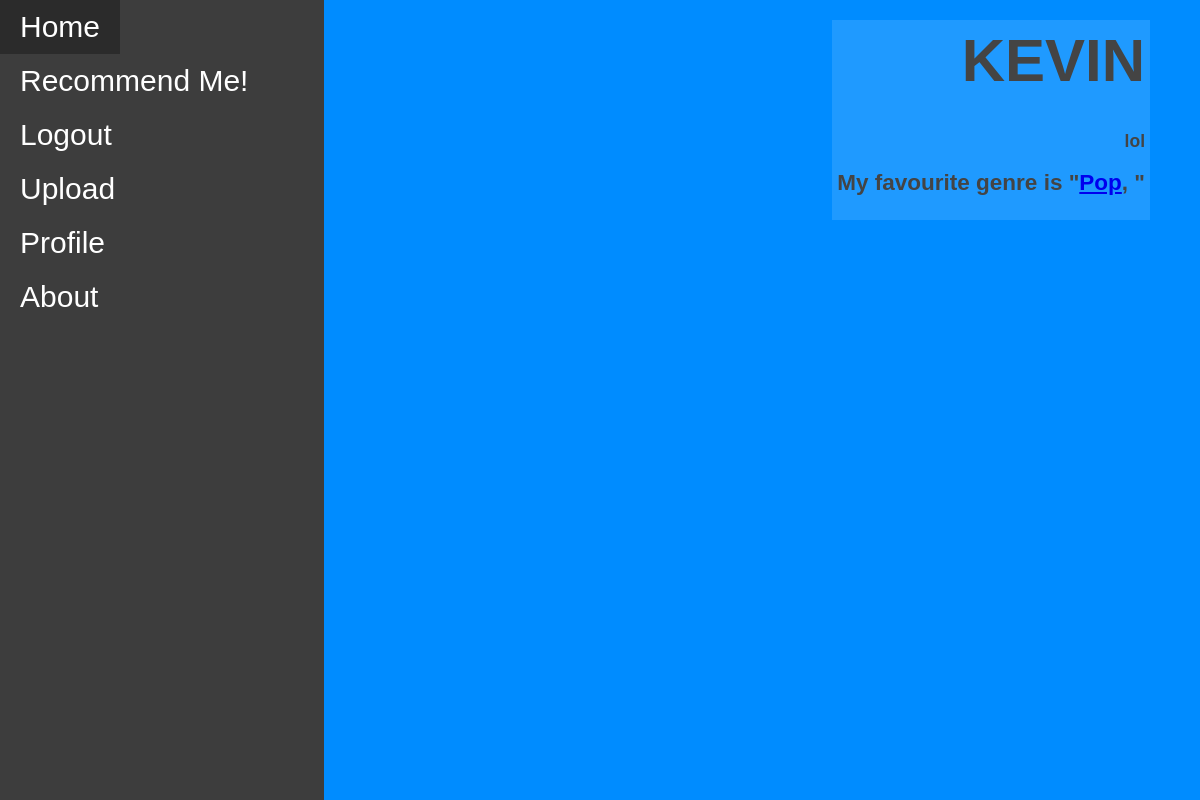
Page /profile/1 (signed in) on the earlier database version.
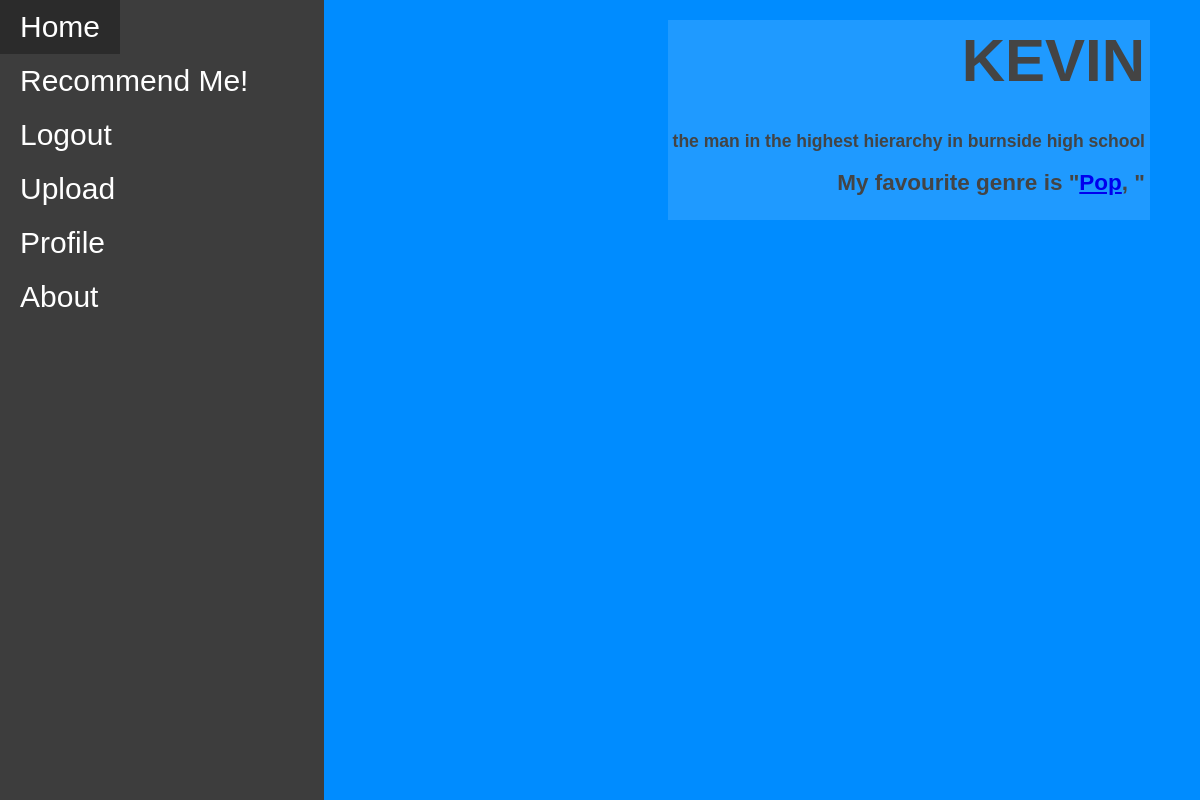
Same page on the later database version.
### models.py (models this page shows, shortened)
class User(db.Model):
    __tablename__ = 'User'
    id = db.Column(db.Integer, primary_key=True)
    userName = db.Column(db.String())
    passWord = db.Column(db.String())
    bio = db.Column(db.String())
    favGenre = db.Column(db.Integer, db.ForeignKey('Genre.id'))
    recommendations = db.relationship('Recommendation', secondary=RecommendationUser, back_populates='users')

### app.py (the view)
@app.route('/profile/<int:id>', methods=["GET", "POST"])
def profile(id):
    logged= False
    if "user" in session:
        username = session["user"]
        logged = True
        userinfo = models.User.query.filter_by(id=id).first_or_404()
        genre_id = userinfo.favGenre
        favGenre = models.Genre.query.filter_by(id=genre_id).first_or_404()
        return render_template("profile.html", userinfo = userinfo, title="Profile", username = username, logged=logged, favGenre=favGenre, genre_id=genre_id, id=id)
    return redirect(url_for("login"))

### models.py (called while the page is built)
    def __repr__(self):
        return self.genre

### templates/profile.html
{% extends 'layout.html' %}
{% block content %}
<body class = "testbg">
    <div class = "profile">
        <h1 class="titletext">{{ userinfo.userName }}</h1>
        <br>
        <h3>{{ userinfo.bio }}</h3>
        <h2>My favourite genre is "<a href="/genre/{{ genre_id }}">{{ favGenre }}</a>,&nbsp;"</h2>
    </div>
</body>
{% endblock %}

Differences in the rows shown:
changed User "KEVIN": bio "lol" → "the man in the highest hierarchy in burnside high school"
